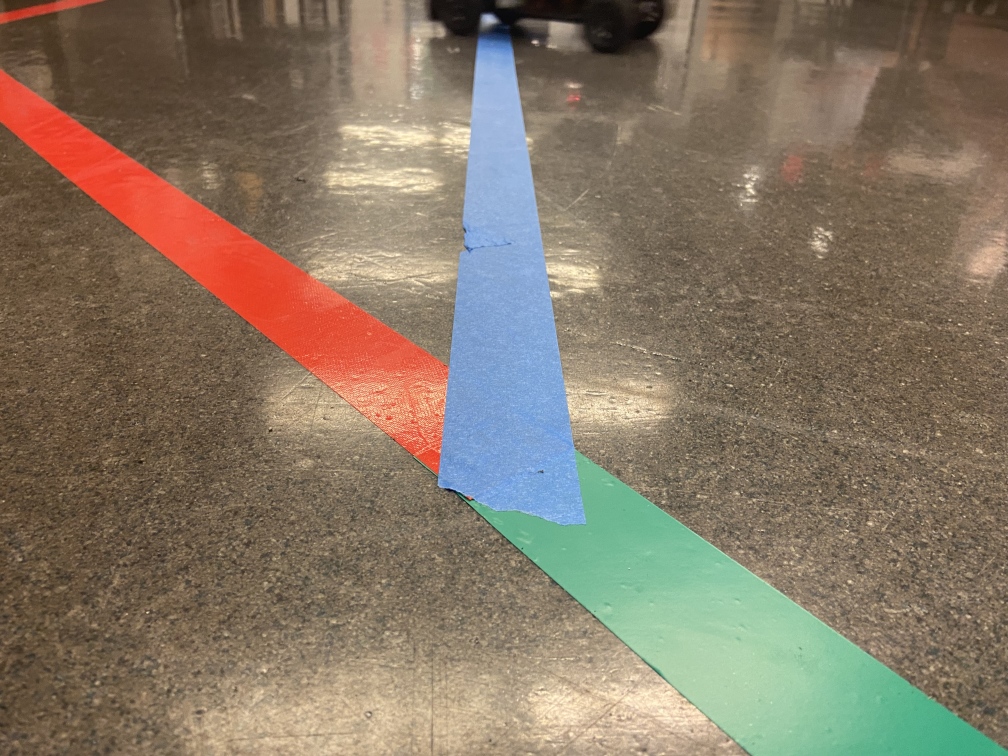
#> input picture racecar-6/labs/lab2/IMG_5195.jpg, 4032 x 3024 px (shown at 1/4 size)
$ jupyter execute --allow-errors testingcolors.ipynb   (older library calls are emulated)
#> lines starting #> are read from the running program, lines starting #| are printed output that depends on the picture; after the words box and inside, x2 and y2 are one past the last pixel; in counts of white or black regions, pixels touching at a corner belong together
### racecar-6/labs/lab2/cv_functions.py

# %%
import cv2 as cv
import numpy as np
from nptyping import NDArray
# %%

import matplotlib.pyplot as plt
import ipywidgets as widgets

from typing import Any, Tuple, List, Optional

# [61 lines left out: functions show_image, draw_contour, draw_circle, show_color_bgr, show_color_hsv, not called in this run]


def get_mask(
    image: NDArray[(Any, Any, 3), np.uint8],
    hsv_lower: Tuple[int, int, int],
    hsv_upper: Tuple[int, int, int]
) -> NDArray[Any, Any]:
    """
    Returns a mask containing all of the areas of image which were between hsv_lower and hsv_upper.

    Args:
        image: The image (stored in BGR) from which to create a mask.
        hsv_lower: The lower bound of HSV values to include in the mask.
        hsv_upper: The upper bound of HSV values to include in the mask.
    """
    # Convert hsv_lower and hsv_upper to numpy arrays so they can be used by OpenCV
    hsv_lower = np.array(hsv_lower)
    hsv_upper = np.array(hsv_upper)

    # TODO: Use the cv.cvtColor function to switch our BGR colors to HSV colors
    hsv = cv.cvtColor(image, cv.COLOR_BGR2HSV)

    # TODO: Use the cv.inRange function to highlight areas in the correct range
    mask = cv.inRange(hsv,hsv_lower,hsv_upper)

    return mask


# %%
def find_contours(mask: NDArray) -> List[NDArray]:
    """
    Returns a list of contours around all objects in a mask.
    """
    return cv.findContours(mask, cv.RETR_LIST, cv.CHAIN_APPROX_SIMPLE)[0]

# %% [markdown]
# `find_contours` will return a list containing multiple contours if there are multiple distinct objects which fall between `hsv_lower` and `hsv_upper`.  This might occur if there are multiple cones in the image or if there are other objects that have a similar color to the cone(s).
#
# Let's write a helper function to identify the largest contour, which we will assume is the closest cone.  This helper function should also ignore contours below a minimum size (such as `30 pixels`), since anything below this size is likely too small to be a cone.
#
# **<font style="color:red">Finish writing `get_largest_contour` so that it returns the largest contour larger than `min_area`, or `None` if no such contour exists.</font>**  You will likely wish to use the OpenCV [`contourArea`](https://docs.opencv.org/4.2.0/d3/dc0/group__imgproc__shape.html#ga2c759ed9f497d4a618048a2f56dc97f1) function to find the number of pixels in a contour.

# %%
def get_largest_contour(contours: List[NDArray], min_area: int = 30) -> Optional[NDArray]:
    """
    Finds the largest contour with size greater than min_area.

    Args:
        contours: A list of contours found in an image.
        min_area: The smallest contour to consider (in number of pixels)

    Returns:
        The largest contour from the list, or None if no contour was larger than min_area.
    """
    if len(contours) == 0:
        # TODO: What should we return if the list of contours is empty?
        return None

    # TODO: Return the largest contour, but return None if no contour is larger than min_area
    index = 0
    biggest = contours[0]
    while len(contours)>index:
        if contours[index].size>biggest.size:
            biggest = contours[index]
        index = index +1
    if biggest.size<min_area:
        return None
    return biggest

# %% [markdown]
# <a id="ContourCenter"></a>
# ## 6. Contour Center
#
# One advantage of contours is that we can use them to easily calculate the center of an object.  Specifically, we will use the contour's [_Moments_](https://en.wikipedia.org/wiki/Image_moment), which are weighted averages of the pixels in the contour.  We can calculate the moment $M_{ij}$ with the following formula:
#
# ```
# def moment(i, j):
#     sum = 0
#     for pixel in contour:
#         sum += pixel.x_position ** i + pixel.y_position ** j
#     return sum
# ```
#
# To calculate contour center, we will use the following moments:
#
# * $M_{00}$: The number of pixels in the contour.
# * $M_{10}$: The sum of how far to the right each pixel in the contour is.
# * $M_{01}$: The sum of how far down each pixel in the contour is.
#
# Using the [center of mass equation](https://en.wikipedia.org/wiki/Center_of_mass), $\frac{M['m10']}{M['m00']}$ gives us the average horizontal position (column) of the contour, and $\frac{M['m01']}{M['m00']}$ gives us the average vertical position (row).

# %%
# [79 lines left out: functions get_contour_center, clamp, remap_range, not called in this run]
    # TODO: remap val to the new range

### racecar-6/labs/lab2/testingcolors.ipynb
[cell 1]
from PIL import Image
import matplotlib.pyplot as plt

import cv2 as cv
import numpy as np
import matplotlib.pyplot as plt
import ipywidgets as widgets
from nptyping import NDArray
from typing import Any, Tuple, List, Optional

[cell 2]
import cv_functions

[cell 3]
image =  Image.open("IMG_5195.jpg")
#> image is the input picture: PIL image 4032x3024 RGB; mean R, G, B 134, 119.3, 101.1

image = image.resize((640,480),Image.ANTIALIAS)
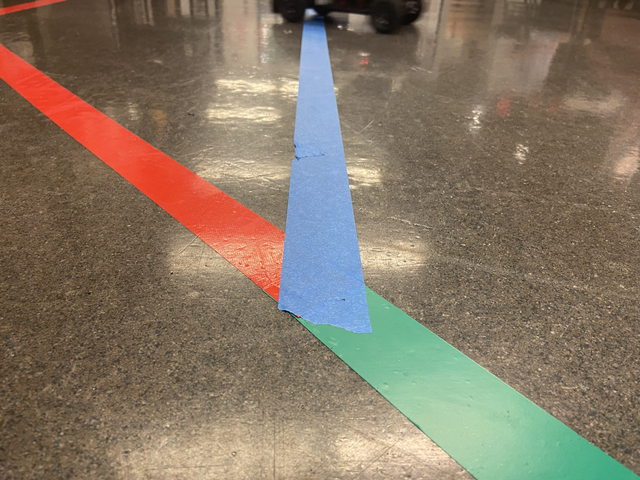
#> image: PIL image 640x480 RGB; mean R, G, B 134, 119.3, 101.1
image = np.array(image).astype("uint8")
plt.imshow(image)

[cell 4]
# blue line threshold
hsv_lower = (0, 0, 0)
hsv_upper = (100, 200, 255)

#purple cone thresold
hsv_lower = (26-20, 181-45, 209-30)
hsv_upper = (26+20, 181+45, 209+40)

mask = cv_functions.get_mask(image, hsv_lower, hsv_upper)
#> in get_mask, `hsv = cv.cvtColor(image, cv.COLOR_BGR2HSV)`: hsv: shape (480, 640, 3); mean H, S, V 95.1, 84.3, 143
#> in get_mask, `mask = cv.inRange(hsv,hsv_lower,hsv_upper)`:
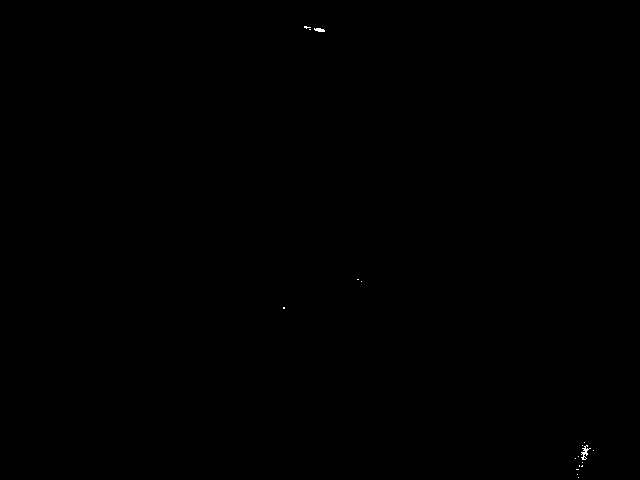
#> mask: shape (480, 640); 0.04% white in thin lines or dots, all inside (x1, y1, x2, y2) = (283, 26, 594, 478)
contours = cv_functions.find_contours(mask)
#> contours = 19 contours, 17 with area under 20; largest, box (x1, y1, x2, y2) and area: (581, 445, 591, 460) 32, (314, 28, 325, 32) 21
largest_contour = cv_functions.get_largest_contour(contours)
#> in get_largest_contour, `biggest = contours[0]`: biggest = [[578, 477]]
#> the loop in get_largest_contour, `while len(contours)>index:` made 19 passes
#> biggest on passes 3 to 4: [[576, 469], [578, 469]], [[582, 465], [581, 466], [582, 466]]
#> after the loop in get_largest_contour, `while len(contours)>index:`: biggest = contour of 43 points, box (x1, y1, x2, y2) (581, 445, 591, 460), area 32; index = 19
#> largest_contour has the same summary as biggest in get_largest_contour


# [4 lines of commented-out code are left out]

[cell 5]
image_to_index = cv.cvtColor(image, cv.COLOR_RGB2HSV)
#> image_to_index: shape (480, 640, 3); mean H, S, V 25.1, 84.3, 143
var = (image_to_index[200,150])
#> var = [15, 74, 117]
plt.imshow(mask)
print (var)
#| [ 15  74 117]

#> (a cell that did not finish here is left out)
